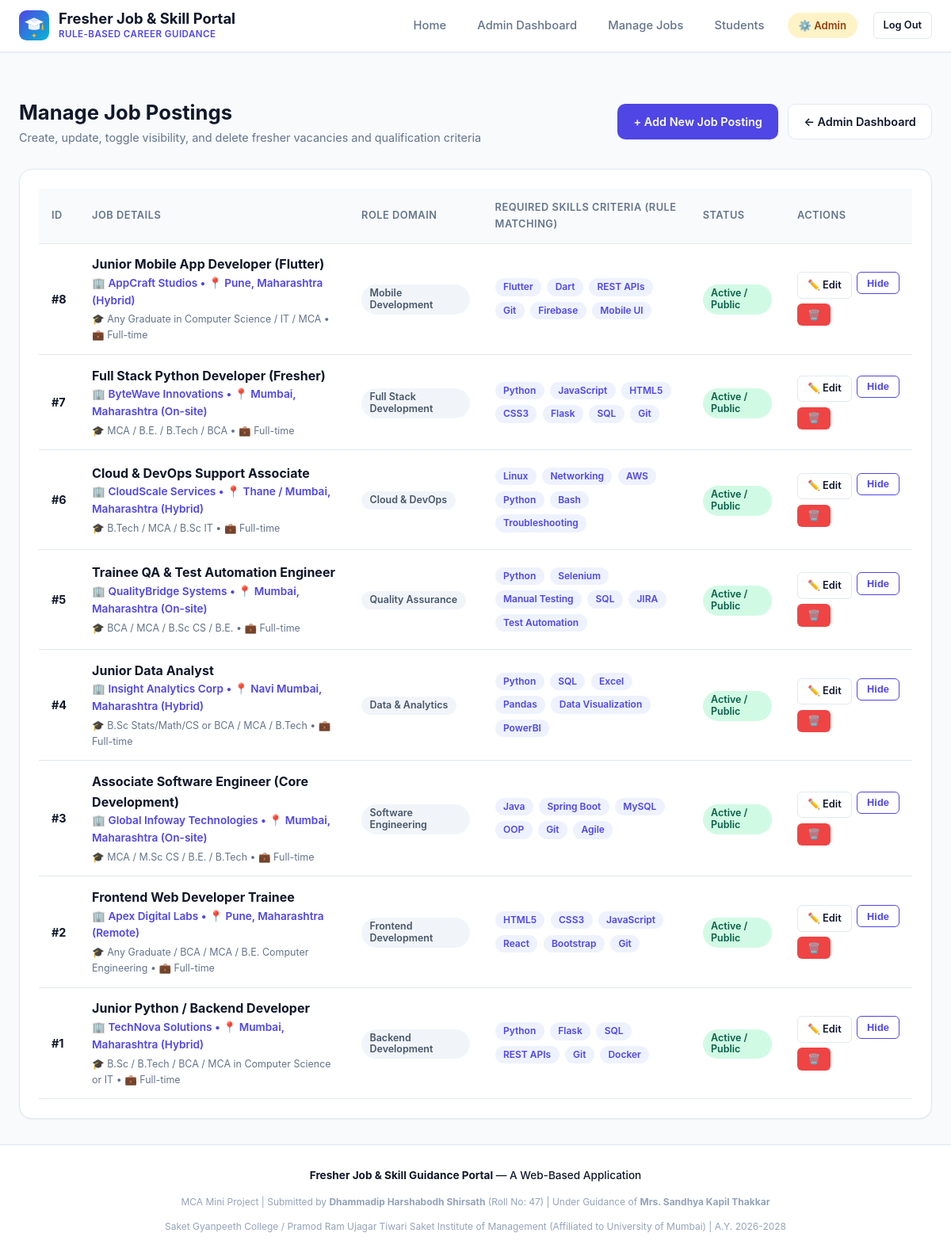
Page /admin/jobs (signed in) on the committed database.
### tables this page shows
CREATE TABLE jobs (
    id INTEGER PRIMARY KEY AUTOINCREMENT,
    title TEXT NOT NULL,
    company TEXT NOT NULL,
    location TEXT NOT NULL,
    role_category TEXT NOT NULL,
    job_type TEXT DEFAULT 'Full-time',
    education_req TEXT NOT NULL,
    experience_req TEXT DEFAULT 'Fresher',
    required_skills TEXT NOT NULL,
    description TEXT NOT NULL,
    responsibilities TEXT DEFAULT '',
    eligibility_notes TEXT DEFAULT '',
    contact_email TEXT DEFAULT '',
    is_active INTEGER DEFAULT 1,
    created_at TIMESTAMP DEFAULT CURRENT_TIMESTAMP,
    updated_at TIMESTAMP DEFAULT CURRENT_TIMESTAMP
);

### app.py (the view)
    @app.route('/admin/jobs')
    @admin_required
    def admin_manage_jobs():
        jobs = models.get_all_jobs(active_only=False)
        return render_template('admin/manage_jobs.html', jobs=jobs, title='Manage Job Postings')

### database.py (called while the page is built)
def get_db():
    if 'db' not in g:
        db_path = current_app.config['DATABASE'] if current_app else Config.DATABASE
        g.db = sqlite3.connect(db_path)
        g.db.row_factory = sqlite3.Row
        g.db.execute("PRAGMA foreign_keys = ON;")
    return g.db

### models.py (called while the page is built)
def get_user_by_id(user_id):
    db = get_db()
    cursor = db.cursor()
    cursor.execute("SELECT * FROM users WHERE id = ?", (user_id,))
    return cursor.fetchone()

def get_all_jobs(active_only=True, category=None, search=None):
    db = get_db()
    cursor = db.cursor()
    conditions = []
    params = []
    if active_only:
        conditions.append("is_active = 1")
    if category and category != 'All':
        conditions.append("role_category = ?")
        params.append(category)
    if search:
        search_pattern = f"%{search.strip()}%"
        conditions.append("(title LIKE ? OR company LIKE ? OR required_skills LIKE ? OR location LIKE ?)")
        params.extend([search_pattern, search_pattern, search_pattern, search_pattern])
    where_clause = f"WHERE {' AND '.join(conditions)}" if conditions else ""
    query = f"""
        SELECT * FROM jobs
        {where_clause}
        ORDER BY id DESC
    """
    cursor.execute(query, params)
    return cursor.fetchall()

### templates/admin/manage_jobs.html
{% extends 'base.html' %}
{% block content %}
<div class="dashboard-header">
  <div class="dashboard-title">
    <h2>Manage Job Postings</h2>
    <p>Create, update, toggle visibility, and delete fresher vacancies and qualification criteria</p>
  </div>
  <div style="display: flex; gap: 0.75rem;">
    <a href="{{ url_for('admin_create_job') }}" class="btn btn-primary">
      + Add New Job Posting
    </a>
    <a href="{{ url_for('admin_dashboard') }}" class="btn btn-secondary">
      &larr; Admin Dashboard
    </a>
  </div>
</div>
<div class="card">
  <div class="table-responsive">
    <table class="table">
      <thead>
        <tr>
          <th>ID</th>
          <th>Job Details</th>
          <th>Role Domain</th>
          <th>Required Skills Criteria (Rule Matching)</th>
          <th>Status</th>
          <th>Actions</th>
        </tr>
      </thead>
      <tbody>
        {% for job in jobs %}
          <tr>
            <td><strong>#{{ job.id }}</strong></td>
            <td>
              <div style="font-weight: 700; color: var(--text-main); font-size: 1rem;">
                {{ job.title }}
              </div>
              <div style="font-size: 0.85rem; color: var(--primary); font-weight: 600;">
                🏢 {{ job.company }} &bull; 📍 {{ job.location }}
              </div>
              <div style="font-size: 0.78rem; color: var(--text-muted); margin-top: 0.2rem;">
                🎓 {{ job.education_req }} &bull; 💼 {{ job.job_type }}
              </div>
            </td>
            <td><span class="badge badge-neutral">{{ job.role_category }}</span></td>
            <td style="max-width: 300px;">
              <div class="skill-tags">
                {% for s in job.required_skills.split(',') %}
                  <span class="badge badge-primary" style="font-size: 0.75rem;">{{ s.strip() }}</span>
                {% endfor %}
              </div>
            </td>
            <td>
              {% if job.is_active %}
                <span class="badge badge-success">Active / Public</span>
              {% else %}
                <span class="badge badge-danger">Hidden / Inactive</span>
              {% endif %}
            </td>
            <td>
              <div style="display: flex; gap: 0.4rem; flex-wrap: wrap;">
                <a href="{{ url_for('admin_edit_job', job_id=job.id) }}" class="btn btn-secondary btn-sm" title="Edit">
                  ✏️ Edit
                </a>
                <form method="POST" action="{{ url_for('admin_toggle_job', job_id=job.id) }}">
                  <button type="submit" class="btn btn-outline-primary btn-sm" title="Toggle visibility">
                    {% if job.is_active %}Hide{% else %}Activate{% endif %}
                  </button>
                </form>
                <form method="POST" action="{{ url_for('admin_delete_job', job_id=job.id) }}" onsubmit="return confirm('Are you sure you want to delete this job posting?');">
                  <button type="submit" class="btn btn-danger btn-sm" title="Delete">
                    🗑️
                  </button>
                </form>
              </div>
            </td>
          </tr>
        {% endfor %}
      </tbody>
    </table>
  </div>
</div>
{% endblock %}

### static/css/style.css (style rules this page uses)
:root { --primary: #4f46e5; --primary-hover: #4338ca; --primary-light: #eef2ff; --primary-dark: #3730a3; --secondary: #0ea5e9; --secondary-light: #e0f2fe; --accent: #8b5cf6; --success: #10b981; --success-light: #d1fae5; --success-dark: #065f46; --warning: #f59e0b; --warning-light: #fef3c7; --warning-dark: #92400e; --danger: #ef4444; --danger-light: #fee2e2; --danger-dark: #991b1b; --bg-main: #f8fafc; --bg-card: #ffffff; --text-main: #0f172a; --text-muted: #64748b; --text-light: #94a3b8; --border-color: #e2e8f0; --border-focus: #818cf8; --shadow-sm: 0 1px 2px 0 rgb(0 0 0 / 0.05); --shadow-md: 0 4px 6px -1px rgb(0 0 0 / 0.1), 0 2px 4px -2px rgb(0 0 0 / 0.1); --shadow-lg: 0 10px 15px -3px rgb(0 0 0 / 0.1), 0 4px 6px -4px rgb(0 0 0 / 0.1); --radius-sm: 6px; --radius-md: 10px; --radius-lg: 16px; --radius-full: 9999px; --font-family: -apple-system, BlinkMacSystemFont, "Segoe UI", Roboto, "Helvetica Neue", Arial, sans-serif; }
*, *::before, *::after { box-sizing: border-box; margin: 0; padding: 0; }
body { font-family: var(--font-family); background-color: var(--bg-main); color: var(--text-main); line-height: 1.6; min-height: 100vh; display: flex; flex-direction: column; }
.card { background: var(--bg-card); border: 1px solid var(--border-color); border-radius: var(--radius-lg); padding: 1.5rem; box-shadow: var(--shadow-sm); transition: all 0.2s ease; }
.btn { display: inline-flex; align-items: center; justify-content: center; gap: 0.5rem; padding: 0.6rem 1.2rem; font-size: 0.9rem; font-weight: 600; border-radius: var(--radius-md); text-decoration: none; cursor: pointer; border: 1px solid transparent; transition: all 0.2s ease; }
.btn-primary { background-color: var(--primary); color: #ffffff; }
.btn-secondary { background-color: #ffffff; color: var(--text-main); border-color: var(--border-color); }
.btn-danger { background-color: var(--danger); color: #ffffff; }
.btn-outline-primary { background: transparent; border-color: var(--primary); color: var(--primary); }
.btn-sm { padding: 0.35rem 0.75rem; font-size: 0.8rem; border-radius: var(--radius-sm); }
.skill-tags { display: flex; flex-wrap: wrap; gap: 0.45rem; margin: 0.5rem 0; }
.badge { display: inline-flex; align-items: center; gap: 0.35rem; padding: 0.25rem 0.65rem; font-size: 0.78rem; font-weight: 600; border-radius: var(--radius-full); line-height: 1.2; }
.badge-neutral { background: #f1f5f9; color: #475569; }
.badge-primary { background: var(--primary-light); color: var(--primary); }
.badge-success { background: var(--success-light); color: var(--success-dark); }
.table-responsive { width: 100%; overflow-x: auto; }
.table { width: 100%; border-collapse: collapse; font-size: 0.9rem; }
.table th, .table td { padding: 0.85rem 1rem; text-align: left; border-bottom: 1px solid var(--border-color); }
.table th { background: #f8fafc; font-weight: 600; color: var(--text-muted); font-size: 0.8rem; text-transform: uppercase; letter-spacing: 0.5px; }

### static/css/dashboard.css (style rules this page uses)
.dashboard-header { display: flex; justify-content: space-between; align-items: center; margin-bottom: 1.75rem; flex-wrap: wrap; gap: 1rem; }
.dashboard-title h2 { font-size: 1.6rem; font-weight: 700; }
.dashboard-title p { color: var(--text-muted); font-size: 0.9rem; }

### rows in the picture
jobs: id "8", title "Junior Mobile App Developer (Flutter)", company "AppCraft Studios", location "Pune, Maharashtra (Hybrid)", education_req "Any Graduate in Computer Science / IT / MCA", job_type "Full-time", role_category "Mobile Development", strip "Flutter" "Dart" "REST APIs" "Git" "Firebase" "Mobile UI", is_active "Active / Public"
jobs: id "7", title "Full Stack Python Developer (Fresher)", company "ByteWave Innovations", location "Mumbai, Maharashtra (On-site)", education_req "MCA / B.E. / B.Tech / BCA", job_type "Full-time", role_category "Full Stack Development", strip "Python" "JavaScript" "HTML5" "CSS3" "Flask" "SQL" "Git", is_active "Active / Public"
jobs: id "6", title "Cloud & DevOps Support Associate", company "CloudScale Services", location "Thane / Mumbai, Maharashtra (Hybrid)", education_req "B.Tech / MCA / B.Sc IT", job_type "Full-time", role_category "Cloud & DevOps", strip "Linux" "Networking" "AWS" "Python" "Bash" "Troubleshooting", is_active "Active / Public"
jobs: id "5", title "Trainee QA & Test Automation Engineer", company "QualityBridge Systems", location "Mumbai, Maharashtra (On-site)", education_req "BCA / MCA / B.Sc CS / B.E.", job_type "Full-time", role_category "Quality Assurance", strip "Python" "Selenium" "Manual Testing" "SQL" "JIRA" "Test Automation", is_active "Active / Public"
jobs: id "4", title "Junior Data Analyst", company "Insight Analytics Corp", location "Navi Mumbai, Maharashtra (Hybrid)", education_req "B.Sc Stats/Math/CS or BCA / MCA / B.Tech", job_type "Full-time", role_category "Data & Analytics", strip "Python" "SQL" "Excel" "Pandas" "Data Visualization" "PowerBI", is_active "Active / Public"
jobs: id "3", title "Associate Software Engineer (Core Development)", company "Global Infoway Technologies", location "Mumbai, Maharashtra (On-site)", education_req "MCA / M.Sc CS / B.E. / B.Tech", job_type "Full-time", role_category "Software Engineering", strip "Java" "Spring Boot" "MySQL" "OOP" "Git" "Agile", is_active "Active / Public"
jobs: id "2", title "Frontend Web Developer Trainee", company "Apex Digital Labs", location "Pune, Maharashtra (Remote)", education_req "Any Graduate / BCA / MCA / B.E. Computer Engineering", job_type "Full-time", role_category "Frontend Development", strip "HTML5" "CSS3" "JavaScript" "React" "Bootstrap" "Git", is_active "Active / Public"
jobs: id "1", title "Junior Python / Backend Developer", company "TechNova Solutions", location "Mumbai, Maharashtra (Hybrid)", education_req "B.Sc / B.Tech / BCA / MCA in Computer Science or IT", job_type "Full-time", role_category "Backend Development", strip "Python" "Flask" "SQL" "REST APIs" "Git" "Docker", is_active "Active / Public"
